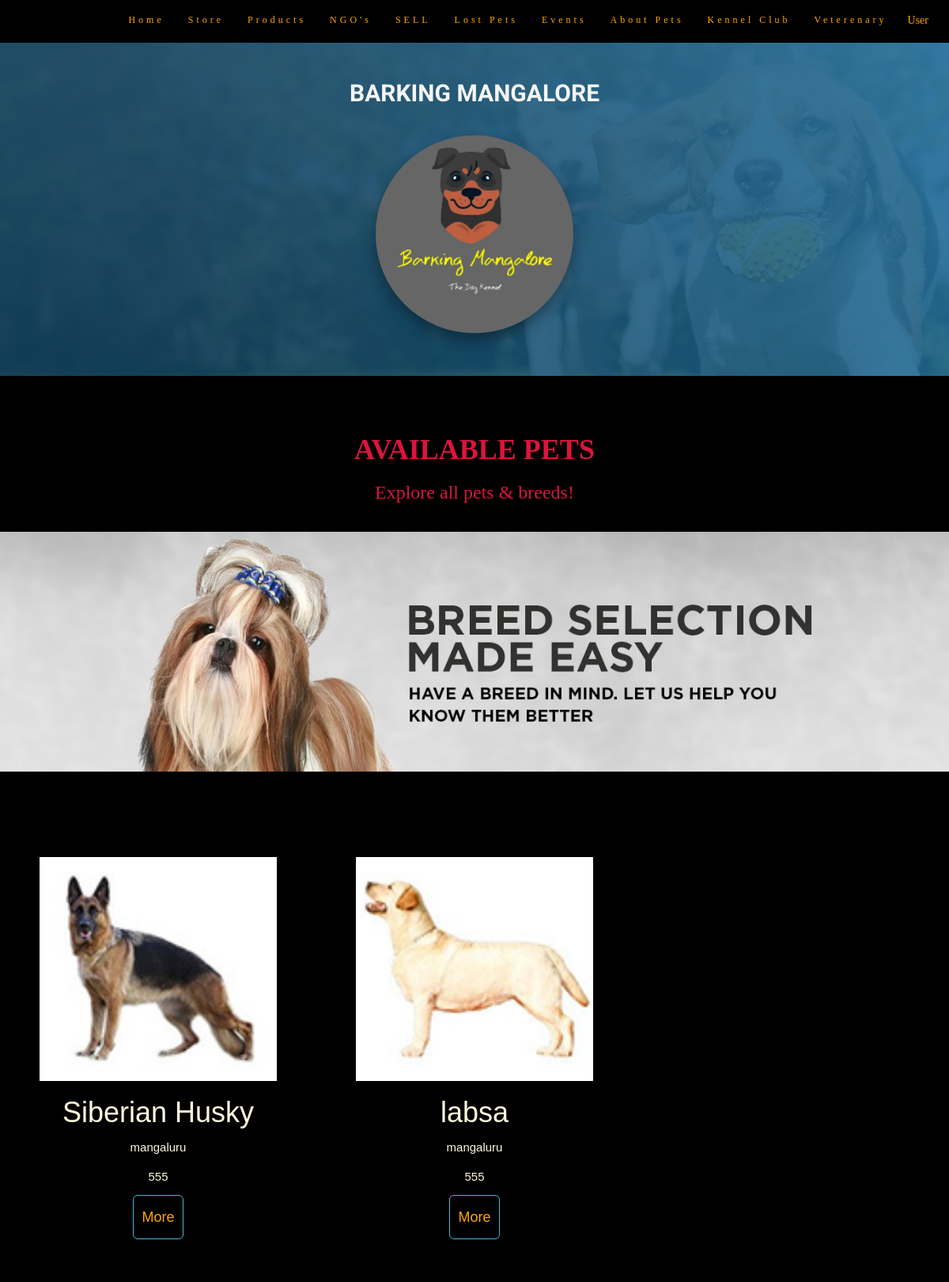
The page /store.php on the database its author committed.
### tables this page shows
CREATE TABLE `store` (
  `id` int(255) NOT NULL,
  `breed` varchar(255) DEFAULT NULL,
  `location` varchar(255) DEFAULT NULL,
  `cost` int(255) DEFAULT NULL,
  `img` varchar(255) DEFAULT NULL,
  `des` varchar(255) DEFAULT NULL
);

### store.php (the view, shortened to what this page needs)
<html lang="en">
<head>
    <link rel="stylesheet" href="https://maxcdn.bootstrapcdn.com/bootstrap/3.4.1/css/bootstrap.min.css">
    <link rel="stylesheet" href="https://cdnjs.cloudflare.com/ajax/libs/font-awesome/4.7.0/css/font-awesome.min.css">
</head>
<body>
    <nav class="navbar navbar-default navbar-fixed-top  ">
        <div class="container">
            <div class="collapse navbar-collapse" id="myNavbar">
                <ul class="nav navbar-nav navbar-right">
                    <li><a href="home.html">Home</a></li>
                    <li><a href="store.php">Store</a></li>
                    <li><a href="product.php">Products</a></li>
                    <li><a href="ngo.php">NGO's</a></li>
                    <li><a href="sell.php">SELL</a></li>
                    <li><a href="lost.php">Lost Pets</a></li>
                    <li><a href="event.php">Events</a></li>
                    <li><a href="about.html">About Pets</a></li>
                    <li><a href="kennel.php">Kennel Club</a></li>
                    <li><a href="doc.php">Veterenary</a></li>
                    <li>
                        <div class="dropdown">
                            <button class="btn btn-secondary dropdown-toggle" type="button" id="dropdownMenuButton" data-toggle="dropdown" aria-haspopup="true" aria-expanded="false">
                              User
                            </button>
                          </div>
                    </li>
                </ul>
            </div>
        </div>
    </nav>
    <br>
    <br>
    <div style="background:url(images/banner_3.jpg);">
        <br>
        <h2 style="text-align: center; color: whitesmoke; font-family: 'Lobster Two', cursive;"> <b> BARKING MANGALORE </b>
        </h2>
        <br>
        <div style="text-align: center;">
            <img src="images/logo.jpeg" alt="logo" width="250px" height="250px" style="border-radius: 50%; box-shadow: 0 10px 16px 0 rgba(0,0,0,0.2),0 6px 20px 0 rgba(0,0,0,0.19) !important;">
        </div>
        <br>
        <br>
    </div>
    <br>
    <div class="row" style="background-color: black;">
        <br>
        <h1 style="color: crimson ; text-align: center;"><b>AVAILABLE PETS</b> </h1>
        <h3 style="color: crimson ; text-align: center;">Explore all pets & breeds! </h3>
        <br>
        <div style="text-align: center;">
            <img src="images/dog-breed-new.jpg" alt="dog" class="responsive" width="600px" height="400px">
        </div>
        <br>
        <br>
        <br>
        <?php
        require_once('config.php');
        $sql = 'SELECT * FROM store';
        $result_set = mysqli_query($con, $sql);
        while (($row = mysqli_fetch_assoc($result_set))) {
        ?>
            <div class="col-sm-4" style="text-align: center; background-color:black;color:cornsilk">
                <div class="card2">
                    <br>
                    <img src="uploads/<?php echo $row['img'] ?> " width="100%">
                    <h1><?php echo $row['breed'] ?></h1>
                    <p><?php echo $row['location'] ?></p>
                    <p><?php echo $row['cost'] ?></p>
                    <button type="button" data-des="<?php echo $row['des']; ?>" class="btn btn-info btn-lg view">More</button>
                    <br>
                    <br>
                    <br>
                </div>
            </div>
        <?php
        }
        ?>
    </div>
</body>
</html>

### store.php (style rules this page uses)
body { font: 400 15px 'NOW', serif; line-height: 1.8; color: white; background-color: black; }
.row { margin-right: 0; margin-left: 0; }
.navbar { margin-bottom: 0; background-color: black; z-index: 9999; border: 0; font-size: 12px !important; line-height: 1.42857143 !important; letter-spacing: 4px; border-radius: 0; font-family: 'NOW', serif; }
.navbar li a, .navbar .navbar-brand { color: orange !important; }
.responsive { width: 100%; height: auto; }
.card2 { max-width: 300px; margin: auto; text-align: center; font-family: arial; }
.btn { background-color: black; color: orange; padding: 15px 10px; }

### rows shown on the page
store: img (picture), breed "Siberian Husky", location "mangaluru", cost "555"
store: img (picture), breed "labsa", location "mangaluru", cost "555"
